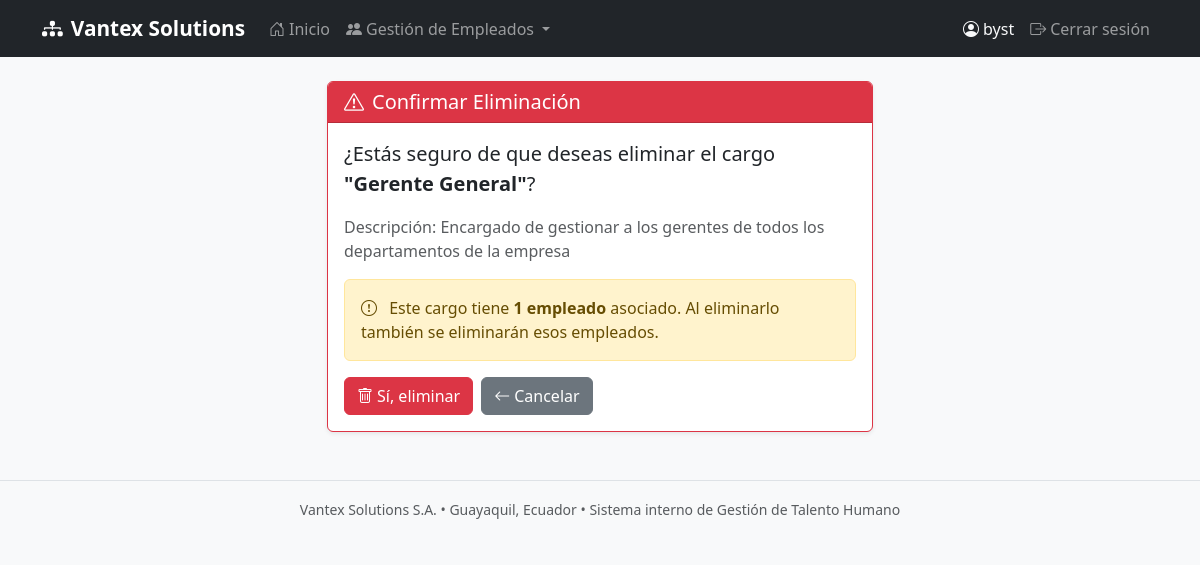
Screenshot of /vbf/cargos/1/eliminar/ (signed in) with the database file from the repository.
### empleados/models.py (models this page shows, shortened)
class Cargo(models.Model):
    nombre = models.CharField(max_length=100)
    descripcion = models.CharField(max_length=200, blank=True, null=True)
    class Meta:
        verbose_name = 'Cargo'
        verbose_name_plural = 'Cargos'
        ordering = ['nombre']

### empleados/views_vbf.py (the view)
@login_required
def cargo_eliminar_vbf(request, pk):
    cargo = get_object_or_404(Cargo, pk=pk)
    if request.method == 'POST':
        cargo.delete()
        return redirect('vbf:cargo_lista')
    return render(request, 'empleados/vbf/cargo_confirmar_eliminar.html', {'cargo': cargo})

### empleados/templates/empleados/vbf/cargo_confirmar_eliminar.html (shortened to what this page needs)
{% extends 'empleados/base.html' %}
{% block content %}
<div class="row justify-content-center">
    <div class="col-md-6">
        <div class="card border-danger shadow-sm">
            <div class="card-header bg-danger text-white">
                <h5 class="mb-0"><i class="bi bi-exclamation-triangle me-2"></i>Confirmar Eliminación</h5>
            </div>
            <div class="card-body">
                <p class="fs-5">¿Estás seguro de que deseas eliminar el cargo <strong>"{{ cargo.nombre }}"</strong>?</p>
                {% if cargo.descripcion %}
                <p class="text-muted">Descripción: {{ cargo.descripcion }}</p>
                {% endif %}
                {% with total=cargo.empleados.count %}
                {% if total > 0 %}
                <div class="alert alert-warning">
                    <i class="bi bi-exclamation-circle me-2"></i>
                    Este cargo tiene <strong>{{ total }} empleado{{ total|pluralize }}</strong> asociado{{ total|pluralize }}.
                    Al eliminarlo también se eliminarán esos empleados.
                </div>
                {% endif %}
                {% endwith %}
                <form method="post" class="d-flex gap-2 mt-3">
                    <button type="submit" class="btn btn-danger">
                        <i class="bi bi-trash me-1"></i>Sí, eliminar
                    </button>
                    <a href="{% url 'vbf:cargo_lista' %}" class="btn btn-secondary">
                        <i class="bi bi-arrow-left me-1"></i>Cancelar
                    </a>
                </form>
            </div>
        </div>
    </div>
</div>
{% endblock %}

### empleados/templates/empleados/base.html (shortened to what this page needs)
<!DOCTYPE html>
<html lang="es">
<head>
    <link href="https://cdn.jsdelivr.net/npm/bootstrap@5.3.0/dist/css/bootstrap.min.css" rel="stylesheet">
    <link href="https://cdn.jsdelivr.net/npm/bootstrap-icons@1.10.5/font/bootstrap-icons.css" rel="stylesheet">
</head>
<body>
<nav class="navbar navbar-expand-lg navbar-dark bg-dark mb-4">
    <div class="container">
        <a class="navbar-brand" href="{% url 'home' %}">
            <i class="bi bi-diagram-3-fill me-2"></i>Vantex Solutions
        </a>
        <div class="collapse navbar-collapse" id="navbarNav">
            <ul class="navbar-nav me-auto">
                <li class="nav-item">
                    <a class="nav-link" href="{% url 'home' %}">
                        <i class="bi bi-house-door me-1"></i>Inicio
                    </a>
                </li>
                <li class="nav-item dropdown">
                    <a class="nav-link dropdown-toggle" href="#" role="button" data-bs-toggle="dropdown">
                        <i class="bi bi-people-fill me-1"></i>Gestión de Empleados
                    </a>
                </li>
            </ul>
            <ul class="navbar-nav ms-auto">
                {% if user.is_authenticated %}
                <li class="nav-item">
                    <span class="nav-link text-light">
                        <i class="bi bi-person-circle me-1"></i>{{ user.username }}
                    </span>
                </li>
                <li class="nav-item">
                    <a class="nav-link" href="{% url 'signout' %}">
                        <i class="bi bi-box-arrow-right me-1"></i>Cerrar sesión
                    </a>
                </li>
                {% endif %}
            </ul>
        </div>
    </div>
</nav>
<div class="container">
    {% block content %}{% endblock %}
</div>
<footer class="text-center text-muted mt-5 py-3 border-top">
    <small>Vantex Solutions S.A. &bull; Guayaquil, Ecuador &bull; Sistema interno de Gestión de Talento Humano</small>
</footer>
</body>
</html>

### empleados/templates/empleados/base.html (style rules this page uses)
body { background-color: #f8f9fa; }
.navbar-brand { font-weight: 700; font-size: 1.3rem; }

### rows the page displays
Cargo: nombre "Gerente General", descripcion "Encargado de gestionar a los gerentes de todos los departamentos de la empresa"

### other values shown
{{ user.username }} "byst"
{{ total }} "1"
